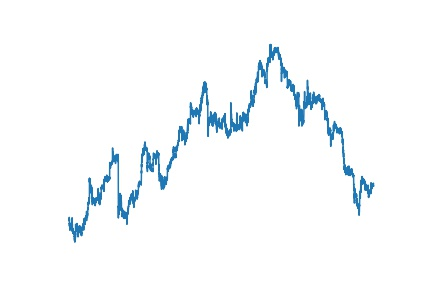
#> input picture a2/NASDAQ.AAL.jpg, 432 x 288 px
$ python a2.py   (older library calls are emulated)
#> lines starting #> are read from the running program, lines starting #| are printed output that depends on the picture; after the words box and inside, x2 and y2 are one past the last pixel; in counts of white or black regions, pixels touching at a corner belong together
import numpy as np
import cv2
import math
from matplotlib import pyplot as plt
import sklearn.feature_extraction.image as skl
import cv2.xfeatures2d
import scipy


# [100 lines left out: functions display_image, linear_interpolation_twice, linear_interpolation, corner, corner_eigen, not called in this run]


def patch_view(img, patch_h, patch_w):
    h, w = np.array(img.shape) - np.array([patch_h, patch_w]) + 1
    return np.lib.stride_tricks.as_strided(np.ascontiguousarray(img), shape=(h, w, patch_h, patch_w),
                                           strides=img.strides + img.strides, writeable=False)


def suppression(img, neighbours):
    img_pad = np.pad(img, ((1, 1), (1, 1)), mode='constant', constant_values=0)
    neighbours_pad = []
    for item in neighbours:
        neighbours_pad.append(np.pad(item, ((1, 1), (1, 1)), mode='constant', constant_values=0))

    # img_patches = skl.extract_patches_2d(img_pad, (3, 3), min(h,w))

    img_patches = patch_view(img_pad, 3, 3)
    neighbours_patches = []
    for item in neighbours_pad:
        neighbours_patches.append(patch_view(item, 3, 3))

    patch_max = np.amax(img_patches, axis=(2, 3))

    neighbours_patches_maxes = []
    for item in neighbours_patches:
        neighbours_patches_maxes.append(np.amax(item, axis=(2, 3)))
    all_max = np.amax(np.dstack([patch_max] + neighbours_patches_maxes), axis=2)

    is_cur_max = np.equal(img, all_max)

    return img * is_cur_max


def find_max(img, length, sigma):
    scale = 2 ** (1 / length)
    lapace = []
    blur = []
    for i in range(length):
        blur_width = sigma * (scale ** i)
        lapace.append(cv2.GaussianBlur(img, (5, 5), sigma))
        blur.append(blur_width)

    counter = 0
    for item in lapace:
        lap = np.abs(cv2.Laplacian(item, ddepth=cv2.CV_32F, ksize=5, scale=1))
        print(item)
        lapace[counter] = lap
        counter += 1
    suppressed = [suppression(lapace[0], [lapace[1]])]
    for i in range(len(lapace) - 2):
        (down, cur, up) = lapace[i:i + 3]
        suppressed += ([suppression(cur, [down, up])])
    suppressed += ([suppression(lapace[-1], [lapace[-2]])])

    stacked = np.dstack(suppressed)
    max_id = np.argmax(stacked, axis=2)
    max_item = np.amax(stacked, axis=2)
    blur = np.array(blur)
    corr_blur = blur[max_id]

    max_coords = np.nonzero(max_item)
    max_blur = corr_blur[max_coords]
    responses = max_item[max_coords]
    return np.array([responses, *max_coords, max_blur]).transpose()


def SIFT(img, length, sigma, threshold):
    result = np.dstack([np.copy(img)] * 3)
    shortest_side = min(img.shape[0], img.shape[1])
    reductions = int(np.log2(shortest_side)) - 1
    cur_image = img
    pyramids = []

    for i in range(reductions):
        scale = 2 ** i
        pyramids.append([cur_image, scale])
        cur_image = cv2.pyrDown(cur_image)

    max = []

    for img, scale in pyramids:
        oct_max = find_max(img, length, sigma)
        oct_max[:, 1:] *= scale
        max += [oct_max]
    max = np.concatenate(max)
    threshold1 = np.percentile(max[:, 0], threshold)
    for (response, y, x, blur_width) in max:
        if response > threshold1:
            radius = blur_width * (2 ** 0.5)
            cv2.circle(result, (int(x), int(y)), int(radius), (0, 255, 0), 2)

    return result


# [39 lines left out: functions SIFT_opencv, SIFT_matching, add_noise, not called in this run]


# image = cv2.imread("NASDAQ.AAL.jpg")
# image = image.astype(np.float32) / 255
# image1 = cv2.cvtColor(image, cv2.COLOR_BGR2RGB)

image1 = cv2.imread("NASDAQ.AAL.jpg", cv2.IMREAD_GRAYSCALE).astype(np.float32)
#> image1: shape (288, 432) float32; min 93, max 255, mean 249.6
# sample1 = cv2.imread("sample1.jpg", cv2.IMREAD_GRAYSCALE)
# sample2 = cv2.imread("sample2.jpg", cv2.IMREAD_GRAYSCALE)
col1 = cv2.imread("colourSearch.png")
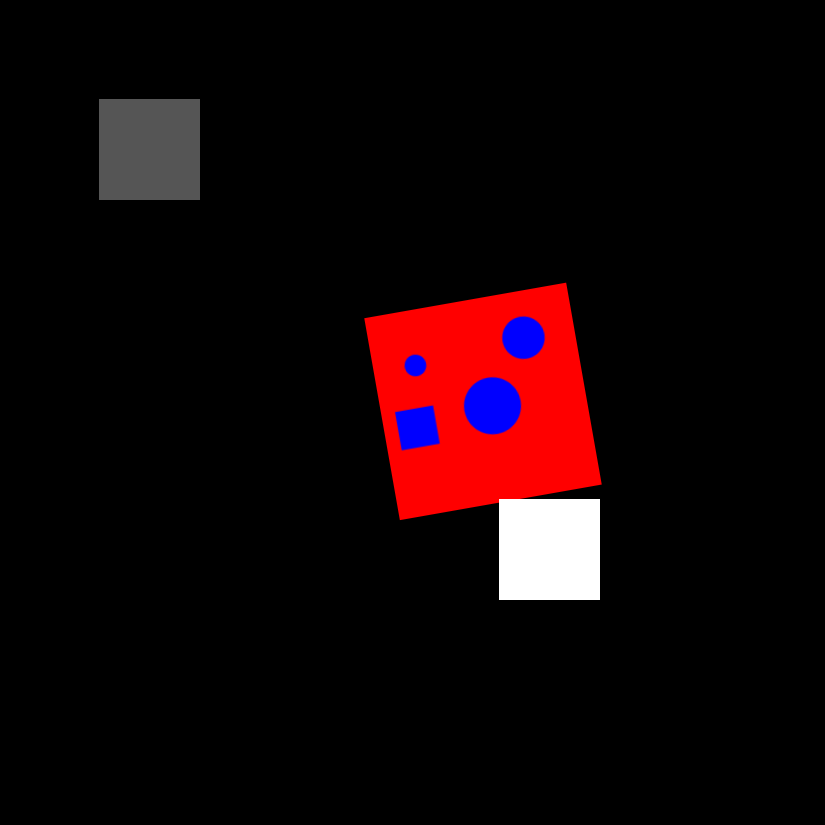
#> input picture a2/colourSearch.png, 825 x 825 px
#> col1 is the input picture: shape (825, 825, 3); mean B, G, R 7.3, 5.1, 18.6
col2 = cv2.imread("colourTemplate.png")
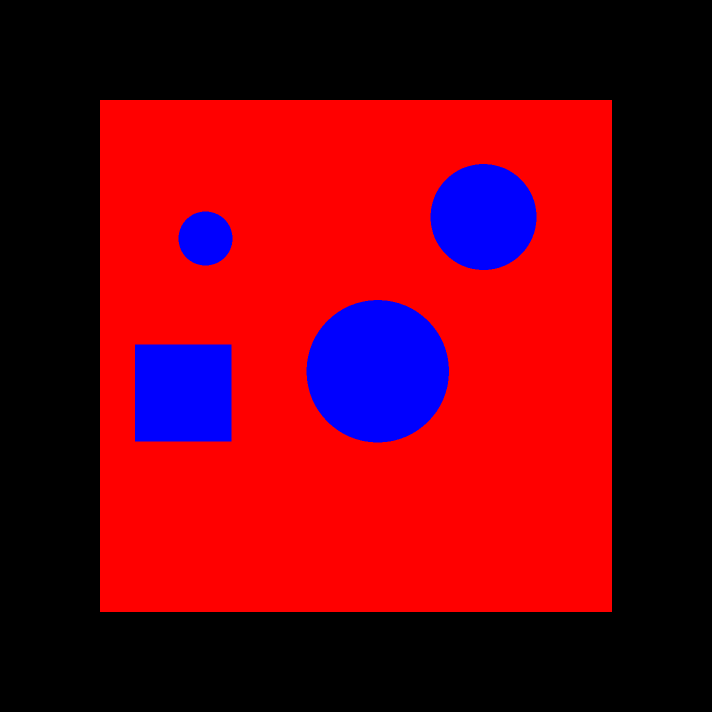
#> input picture a2/colourTemplate.png, 1424 x 1424 px (shown at 1/2 size)
#> col2 is the input picture: shape (1424, 1424, 3); mean B, G, R 18.3, 0, 113.6
# [31 lines of commented-out code are left out]
result = SIFT(image1, 5, 9, 98)
#> after the loop in SIFT, `for i in range(reductions):`: pyramids = 7 items
#> the loop in SIFT, `for img, scale in pyramids:` made 7 passes
#> (printed output is left out)
#> pass 1, in suppression, `img_pad = np.pad(img, ((1, 1), (1, 1)), mode='constant', constant_valu..`:
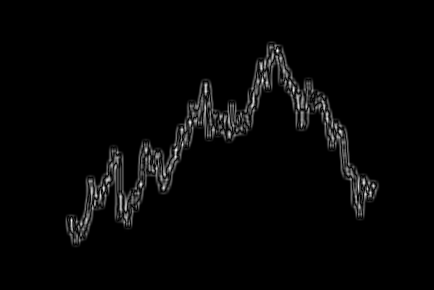
#> img_pad: shape (290, 434) float32; min 0, max 2299.8, mean 55.1; drawn with min black and max white
#> pass 1, in suppression, `is_cur_max = np.equal(img, all_max)`:
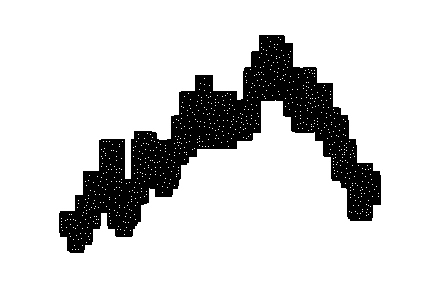
#> is_cur_max: shape (288, 432) bool; 83.1% white; 1 black region, box (x1, y1, x2, y2) and area: (59, 35, 381, 253) 21018
#> in SIFT, `threshold1 = np.percentile(max[:, 0], threshold)`: threshold1 = 0.000488
#> after the loop in SIFT, `for (response, y, x, blur_width) in max:`:
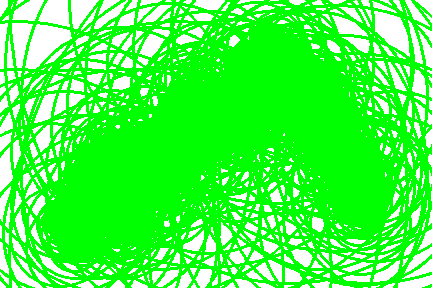
#> result: shape (288, 432, 3) float32; mean of channels 0, 1, 2 66.4, 255.5, 66.4; drawn as B, G, R
result = cv2.cvtColor(result, cv2.COLOR_BGR2GRAY)
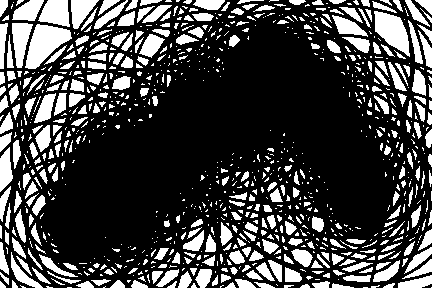
#> result: shape (288, 432) float32; values 149.7 (black) and 255 (white), 26% white; 962 white regions (634 under 20 px), largest, box (x1, y1, x2, y2) and area: (25, 24, 72, 69) 1158, (374, 11, 410, 57) 937, (38, 0, 70, 27) 631
print(image1.shape)
plt.imshow(image1+result)
plt.show()
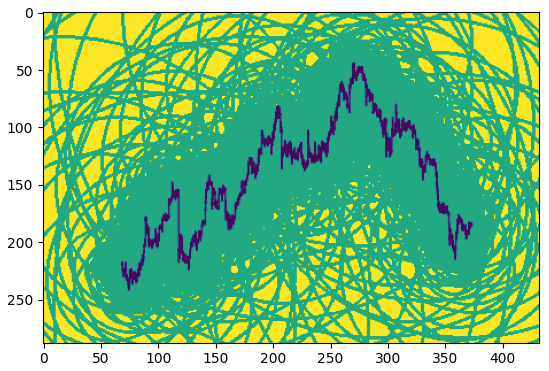
#> figure drawn by matplotlib, 1 panel

# [30 lines of commented-out code are left out]
